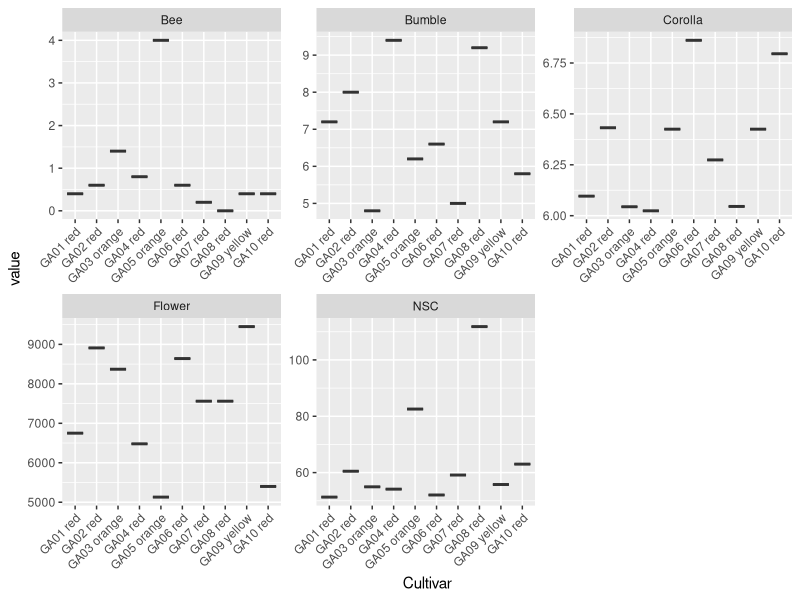

Recreate this plot in R.
## ---- chunk 1
knitr::opts_chunk$set(echo = TRUE)
## ---- chunk 2
library(tidyverse)
## ---- chunk 3
getwd()
setwd("~/GIT files/Floral_Traits_Pollination/Data files")
DL<-read_csv("DL.csv")
GA<-read.csv("GA.csv")
LF<-read.csv("LF.csv")
LV<-read.csv("LV.csv")
MP<-read.csv("MP.csv")
PV<-read.csv("PV.csv")
SE<-read.csv("SE.csv")
SV<-read.csv("SV.csv")
## ---- chunk 4
data_frame<-bind_rows(GA,PV,SE,LF,LV,MP,DL,SV)
## ---- chunk 5
data_frame_new<-data_frame %>% select (Variety,Bee,Bee_sd,Bumble,Bumble_sd,NSC,NSC_sd,Corolla,Corolla_sd,Flower,
                                       Flower_sd,Colour)
## ---- chunk 6
data_frame_new <- data_frame_new %>% mutate(Cultivar = paste(Variety, Colour, sep = " "))
## ---- chunk 7
data_frame_new$Cultivar<-as.factor(data_frame_new$Cultivar)
## ---- chunk 8
summary(data_frame_new)

## ---- chunk 9
#| collapse = TRUE
data_frame_new
## ---- chunk 10
data_frame_new %>% pivot_longer(cols=c("NSC","Corolla","Flower","Bee","Bumble"),
                              names_to="variable",values_to="value") %>% slice_head(n=50) %>%
  ggplot() +
    geom_boxplot(aes(y = value, x = Cultivar)) +
    theme(axis.text.x = element_text(angle = 45, hjust = 1)) +
    facet_wrap(vars(variable), scales = "free")

